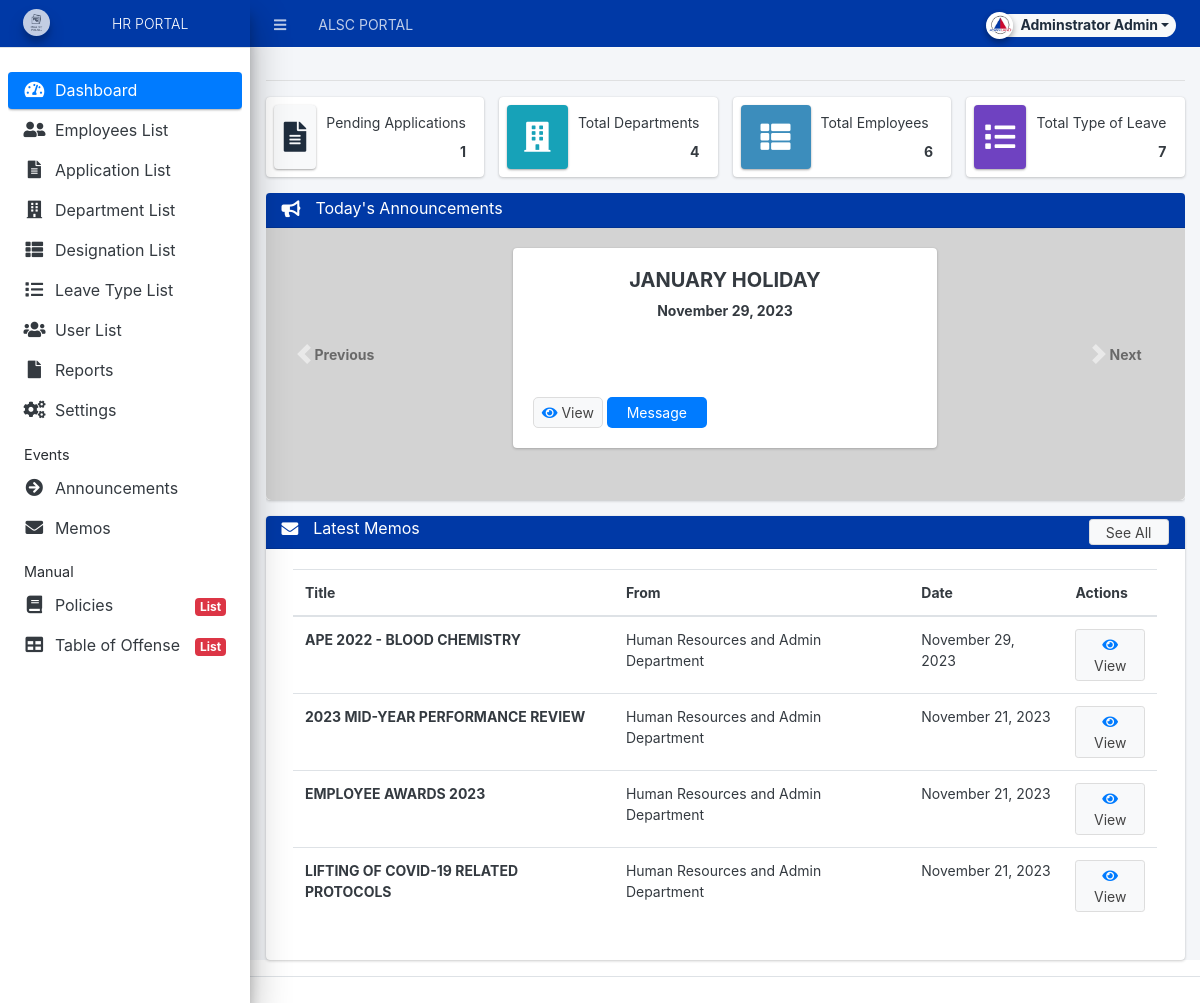
/admin/index.php (signed in), run on an earlier commit of the app's database.
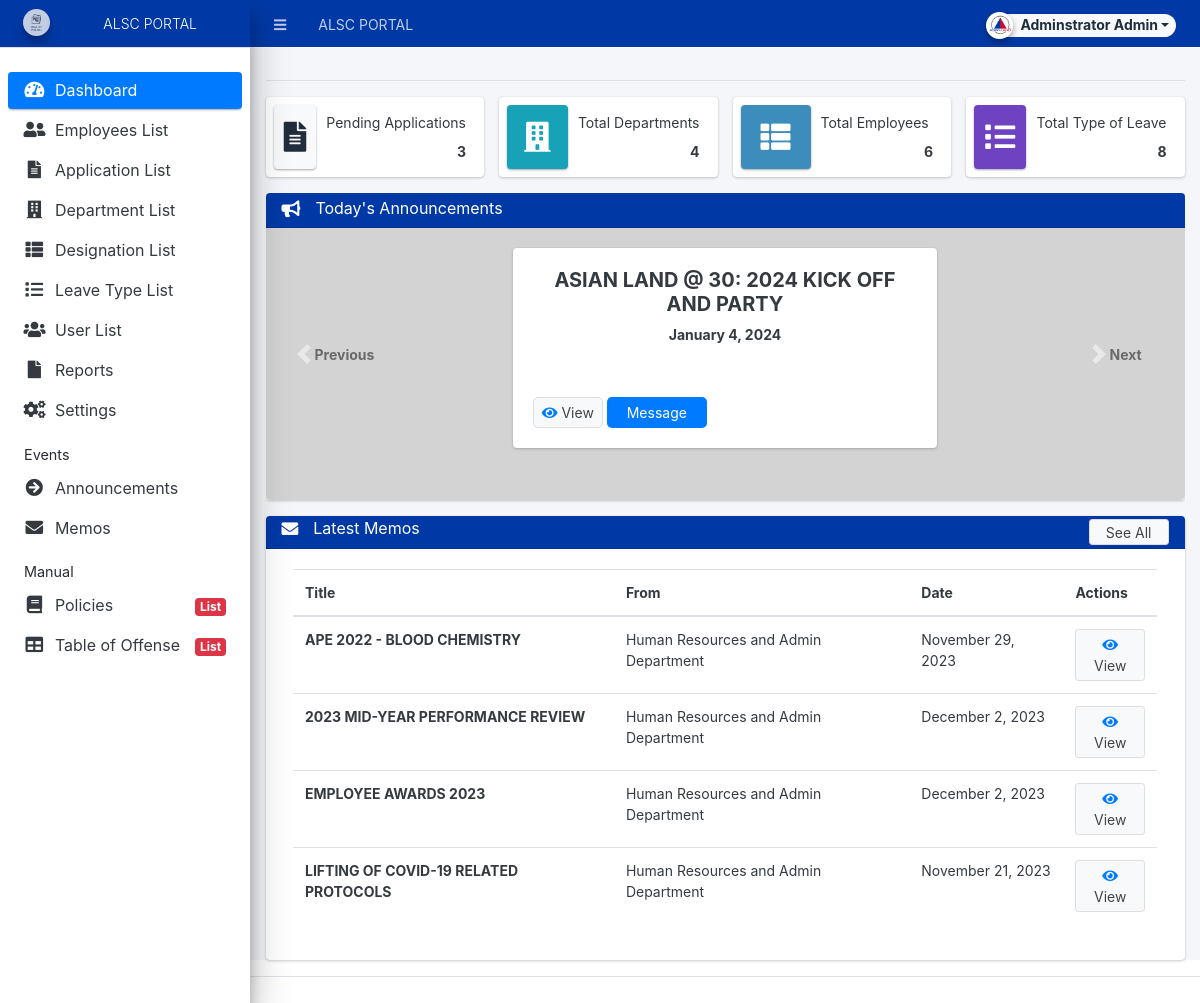
And on a later commit of the database.
### tables this page shows
CREATE TABLE `announcement_list` (
  `id` int(30) NOT NULL,
  `title` text NOT NULL,
  `description` text NOT NULL,
  `date_created` datetime NOT NULL DEFAULT current_timestamp(),
  `date_updated` datetime DEFAULT NULL ON UPDATE current_timestamp(),
  `to_` text NOT NULL,
  `from_` text NOT NULL,
  `date_` datetime NOT NULL,
  `cc_` text NOT NULL,
  `ref_` text NOT NULL,
  `re_` text NOT NULL,
  `message` text NOT NULL,
  `file` text DEFAULT NULL
);

CREATE TABLE `memo_list` (
  `id` int(30) NOT NULL,
  `title` text NOT NULL,
  `description` text NOT NULL,
  `date_created` datetime NOT NULL DEFAULT current_timestamp(),
  `date_updated` datetime DEFAULT NULL ON UPDATE current_timestamp(),
  `to_` text NOT NULL,
  `from_` text NOT NULL,
  `date_` datetime NOT NULL,
  `cc_` text NOT NULL,
  `ref_` text NOT NULL,
  `re_` text NOT NULL
);

### classes/DBConnection.php (called while the page is built, shortened)
<?php
class DBConnection{
    private $host = DB_SERVER;
    private $username = DB_USERNAME;
    private $password = DB_PASSWORD;
    private $database = DB_NAME;
    public $conn;
    public function __construct(){
        if (!isset($this->conn)) {
            $this->conn = new mysqli($this->host, $this->username, $this->password, $this->database);
        }
    }
}
?>

### classes/SystemSettings.php (called while the page is built, shortened)
<?php
class SystemSettings extends DBConnection{
	function userdata($field = ''){
		if(!empty($field)){
			if(isset($_SESSION['userdata'][$field]))
				return $_SESSION['userdata'][$field];
			else
				return null;
		}else{
			return false;
		}
	}
	function info($field=''){
		if(!empty($field)){
			if(isset($_SESSION['system_info'][$field]))
				return $_SESSION['system_info'][$field];
			else
				return false;
		}else{
			return false;
		}
	}
}
$_settings = new SystemSettings();
?>

### config.php (called while the page is built, shortened)
<?php
require_once('classes/DBConnection.php');
require_once('classes/SystemSettings.php');
function validate_image($file){
	if(!empty($file)){
		if(is_file(base_app.$file)){
			return base_url.$file;
		}else{
			return base_url.'dist/img/no-image-available.png';
		}
	}else{
		return base_url.'dist/img/no-image-available.png';
	}
}
?>

### admin/home.php (the view, shortened to what the changed rows need)
<?php if($_settings->userdata('type') != 3): ?>
<div class="row">
          <div class="col-12 col-sm-6 col-md-3">
            <div class="info-box">
              <span class="info-box-icon bg-light elevation-1"><i class="fas fa-file-alt"></i></span>
              <div class="info-box-content">
                <span class="info-box-text">Pending Applications</span>
                <span class="info-box-number text-right">
                  <?php
                    $pending = $conn->query("SELECT * FROM `leave_applications` where type != 0 and status = 0 ")->num_rows;
                    echo number_format($pending);
                  ?>
                </span>
              </div>
            </div>
          </div>
          <div class="col-12 col-sm-6 col-md-3">
            <div class="info-box mb-3">
              <span class="info-box-icon bg-info elevation-1"><i class="fas fa-building"></i></span>
              <div class="info-box-content">
                <span class="info-box-text">Total Departments</span>
                <span class="info-box-number text-right">
                  <?php
                    $department = $conn->query("SELECT id FROM `department_list` ")->num_rows;
                    echo number_format($department);
                  ?>
                </span>
              </div>
            </div>
          </div>
          <div class="col-12 col-sm-6 col-md-3">
            <div class="info-box mb-3">
              <span class="info-box-icon bg-lightblue elevation-1"><i class="fas fa-th-list"></i></span>
              <div class="info-box-content">
                <span class="info-box-text">Total Employees</span>
                <span class="info-box-number text-right">
                <?php
                    $employee = $conn->query("SELECT DISTINCT(user_id) as total FROM `employee_meta`")->num_rows;
                    echo number_format($employee);
                  ?>
                </span>
              </div>
            </div>
          </div>
          <div class="col-12 col-sm-6 col-md-3">
            <div class="info-box mb-3">
              <span class="info-box-icon bg-purple elevation-1"><i class="fas fa-list"></i>
              </span>
              <div class="info-box-content">
                  <a href="your_php_page.php" style="text-decoration: none; color: inherit;">
                      <span class="info-box-text">Total Type of Leave</span>
                      <span class="info-box-number text-right">
                          <?php
                              $leave_types = $conn->query("SELECT id FROM `leave_types` where status = 1 ")->num_rows;
                              echo number_format($leave_types);
                          ?>
                      </span>
                  </a>
              </div>
            </div>
          </div>
        </div>
<?php endif; ?>
<div id="announcementCarousel" class="carousel slide" data-ride="carousel" data-interval="4000">
  <div class="carousel-inner">
    <?php
    $qry = $conn->query("SELECT * from `announcement_list` order by date_created desc LIMIT 4");
    $count = 0;
    while ($row = $qry->fetch_assoc()):
        $row['description'] = strip_tags(stripslashes(html_entity_decode($row['description'])));
    ?>
    <div class="carousel-item <?php echo ($count == 0) ? 'active' : ''; ?>">
      <div class="card">
        <div class="card-header" style="background-color: #0039a6 ;padding: 0.4rem 1rem">
          <div class="row">
            <div class="col-auto">
              <i class="fas fa-bullhorn" style="font-size: 1.2em; color: white;"></i>
            </div>
            <div class="col">
              <h3 class="card-title">Today's Announcements</h3>
            </div>
          </div>
        </div>
        <div class="card-body" style="background-color: #d3d3d3; border-bottom-left-radius: 5px; border-bottom-right-radius: 5px;">
          <div class="container-fluid">
            <div class="row">
              <div class="col-md-6 mx-auto mb-3">
                <div class="card" style="background-color: white; height: 200px;">
                  <div class="card-body d-flex flex-column">
                    <h5 class="announce" style="font-weight: bold; text-align: center;"><?php echo $row['title'] ?></h5>
                    <p class="card-text" style="font-weight: bold; text-align: center;"><?php echo ($row['date_updated'] != null) ? date('F j, Y', strtotime($row['date_updated'])) : date('F j, Y', strtotime($row['date_created'])); ?></p>
                    <div class="mt-auto">
                      <a class="btn btn-default btn-sm view_announce" style="border-radius:5px;" href="./?page=announcement/view_home&id=<?php echo $row['id'] ?>"><span class="fa fa-eye text-primary"></span> View</a>
                      <a class="btn btn-primary msg_announce" style="border-radius:5px;" href="javascript:void(0)" data-id="<?php echo $row['id'] ?>"><span></span> Message </a>
                    </div>
                  </div>
                </div>
              </div>
            </div>
          </div>
        </div>
      </div>
    </div>
    <?php
        $count++;
    endwhile;
    ?>
  </div>
</div>
<div class="card">
  <div class="card-body">
    <div class="container-fluid">
      <div class="table-responsive">
        <table class="table">
          <thead>
            <tr>
              <th>Title</th>
              <th>From</th>
              <th>Date</th>
              <th>Actions</th>
            </tr>
          </thead>
          <tbody>
            <?php
            $qry = $conn->query("SELECT * from `memo_list` order by date_created desc LIMIT 4");
            while ($row = $qry->fetch_assoc()):
                $row['description'] = strip_tags(stripslashes(html_entity_decode($row['description'])));
            ?>
              <tr>
                <td style="font-weight: bold;"><?php echo $row['title'] ?></td>
                <td><?php echo $row['from_'] ?></td>
                <td><?php echo ($row['date_updated'] != null) ? date('F j, Y', strtotime($row['date_updated'])) : date('F j, Y', strtotime($row['date_created'])); ?></td>
                <td>
                  <a class="btn btn-default btn-sm view_memo" href="javascript:void(0)" data-id="<?php echo $row['id'] ?>"><span class="fa fa-eye text-primary"></span> View</a>
                </td>
              </tr>
            <?php endwhile; ?>
          </tbody>
        </table>
      </div>
    </div>
  </div>
</div>

### admin/inc/navigation.php (shortened to what the changed rows need)
<aside class="main-sidebar sidebar-light-primary disabled elevation-5 sidebar-no-expand" style="background-color: white;">
  <a href="<?php echo base_url ?>admin" class="brand-link" style="background-color: #0039a6 ; color: white; text-align: center;">
  <img src="<?php echo validate_image($_settings->info('logo'))?>" alt="Store Logo" class="brand-image img-circle elevation-3" style="opacity: .8;width: 1.7rem;height: 1.7rem;max-height: unset">
  <span class="brand-text font-weight-light text-white"><?php echo $_settings->info('short_name') ?></span>
  </a>
</aside>

What changed in the data, as far as the page shows it:
no longer on this page (row unchanged): announcement_list: title "JANUARY HOLIDAY", date_created "November 29, 2023"
added announcement_list: title "ASIAN LAND @ 30: 2024 KICK OFF AND PARTY", date_updated "January 4, 2024"
changed memo_list "2023 MID-YEAR PERFORMANCE REVIEW": date_updated "November 21, 2023" → "December 2, 2023"
changed memo_list "EMPLOYEE AWARDS 2023": date_updated "November 21, 2023" → "December 2, 2023"
Also different on the page:
$_settings->info('short_name'): "HR PORTAL" → "ALSC PORTAL"
$pending: "1" → "3"
$leave_types: "7" → "8"
